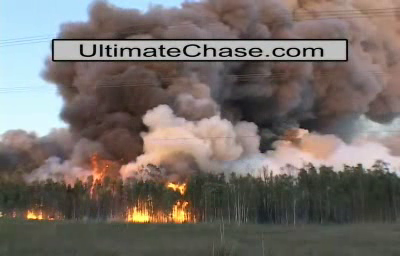
#> input picture frame 21 of forest5.avi, 400 x 256 px
$ python fire_detection_test.py   (older library calls are emulated)
#> lines starting #> are read from the running program, lines starting #| are printed output that depends on the picture; after the words box and inside, x2 and y2 are one past the last pixel; in counts of white or black regions, pixels touching at a corner belong together

import cv2
import numpy as np
import time
from PIL import Image

Fire_Reported = 0
xyz = 0


cap = cv2.VideoCapture("forest5.avi") # If you want to use webcam use Index like 0,1.
print("video read successssssss","\n")
fps    = int(cap.get(cv2.CAP_PROP_FPS))
print("FPS is " ,fps)
length = cap.get(7)
print("Frame count is " , length )

while True:
    (grabbed, frame) = cap.read()
#> frame is the input picture: shape (256, 400, 3); mean B, G, R 105.5, 110.1, 117.9
    if not grabbed:
        break

    frame = cv2.resize(frame, (320, 240))
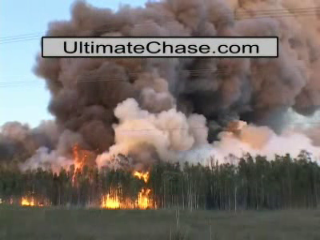
#> frame: shape (240, 320, 3); mean B, G, R 105.4, 110, 117.8

    blur = cv2.GaussianBlur(frame, (21, 21), 0)
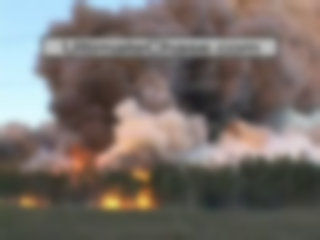
#> blur: shape (240, 320, 3); mean B, G, R 105.4, 110, 117.8
    hsv = cv2.cvtColor(blur, cv2.COLOR_BGR2HSV)
#> hsv: shape (240, 320, 3); mean H, S, V 45, 46.4, 123.5
   #Image.fromarray(hsv).save('hsv_frame_testing.jpg')

    lower = [0, 10, 165]
    upper = [30, 255, 255]
    lower = np.array(lower, dtype="uint8")
    upper = np.array(upper, dtype="uint8")

    mask = cv2.inRange(hsv, lower, upper)
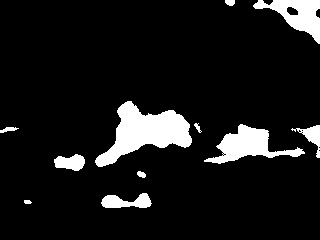
#> mask: shape (240, 320); 9.5% white; 11 white regions, largest, box (x1, y1, x2, y2) and area: (95, 101, 192, 167) 2976, (204, 124, 305, 164) 1609, (253, 0, 320, 44) 1303

    output = cv2.bitwise_and(frame, hsv, mask=mask)
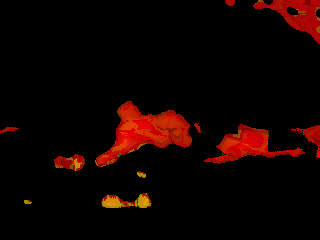
#> output: shape (240, 320, 3); mean B, G, R 0.4, 2.6, 16.9

    no_of_red = cv2.countNonZero(mask)
#> no_of_red = 7280


    if int(no_of_red) > 1000:
        Fire_Reported = Fire_Reported + 1


    '''_,conts,h=cv2.findContours(mask.copy(),cv2.RETR_EXTERNAL,cv2.CHAIN_APPROX_NONE)
    cv2.drawContours(frame,conts,-1,(255,0,0),3)
    length= length+1
    for i in range(len(conts)):
    	x,y,w,h=cv2.boundingRect(conts[i])
    	roi=cv2.rectangle(frame,(x,y),(x+w,y+h),(0,255,0),2)
    	roi=frame[y:y+h,x:x+w]
    	area = roi.size


    if area>50000:
        if xyz<3:
            print("object detectes")
            print (length)
            xyz=xyz +1'''


    time.sleep(1/fps)
    cv2.imshow("input", frame)
    cv2.imshow("output", output)


    if cv2.waitKey(1) & 0xFF == ord('q'):
#> (key q is pressed here)
        break

print("Fire_Reported in  " , Fire_Reported , " no. of frames")
print("last line")

cv2.destroyAllWindows()
cap.release()

$ run again, starting later in the video
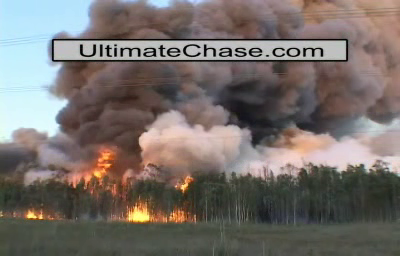
#> input picture frame 97 of forest5.avi, 400 x 256 px
#> frame is the input picture: shape (256, 400, 3); mean B, G, R 106.6, 111, 118.7
#> frame: shape (240, 320, 3)
#> hsv: shape (240, 320, 3); mean H, S, V 51.7, 45.4, 124.3
#> `mask = cv2.inRange(hsv, lower, upper)`:
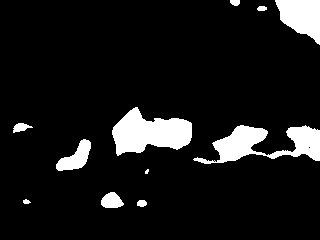
#> mask: shape (240, 320); 9.4% white; 11 white regions (1 under 20 px), largest, box (x1, y1, x2, y2) and area: (112, 107, 192, 156) 2424, (193, 125, 320, 164) 2284, (275, 0, 320, 45) 1332
#> `output = cv2.bitwise_and(frame, hsv, mask=mask)`:
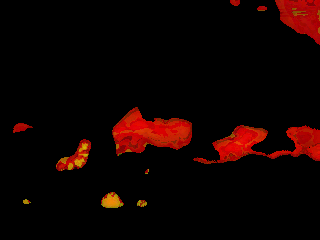
#> output: shape (240, 320, 3); mean B, G, R 0.4, 2.2, 16.7
#> no_of_red = 7185

$ run again, starting later in the video
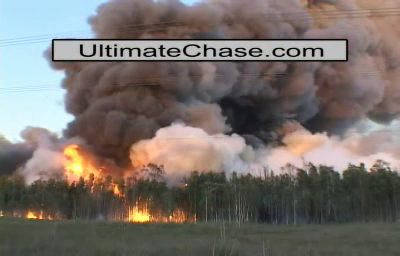
#> input picture frame 172 of forest5.avi, 400 x 256 px
#> frame is the input picture: shape (256, 400, 3); mean B, G, R 106.7, 111.7, 119.4
#> frame: shape (240, 320, 3)
#> hsv: shape (240, 320, 3); mean H, S, V 49.3, 46.6, 125.3
#> `mask = cv2.inRange(hsv, lower, upper)`:
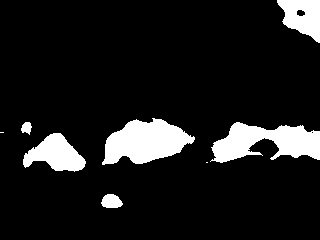
#> mask: shape (240, 320); 11% white; 8 white regions (2 under 20 px), largest, box (x1, y1, x2, y2) and area: (102, 118, 195, 165) 2795, (210, 122, 320, 163) 2697, (23, 133, 86, 172) 1432, (277, 0, 320, 43) 1209, (101, 194, 123, 208) 235, (21, 122, 32, 135) 97
#> `output = cv2.bitwise_and(frame, hsv, mask=mask)`:
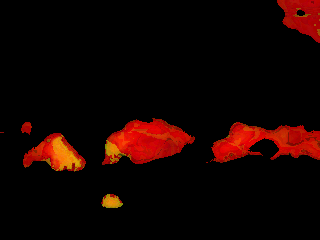
#> output: shape (240, 320, 3); mean B, G, R 0.5, 3.2, 20.7
#> no_of_red = 8471
